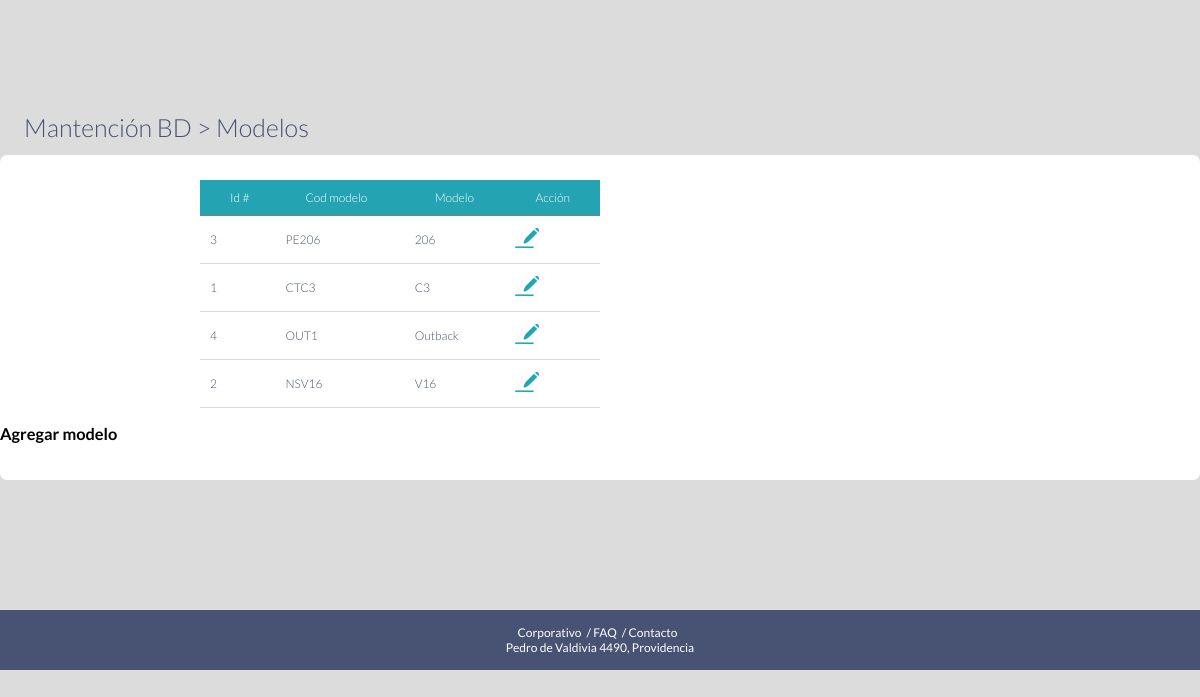
Page /editar_modelo/ on the committed database.
### web_base/models.py (models this page shows, shortened)
class ModeloVehiculo(models.Model):
    marca_modelo = models.OneToOneField(Marca,null=False,on_delete= models.CASCADE)
    cod_modelo= models.CharField(max_length=100, null=False,verbose_name="Código modelo")
    modelo = models.CharField(max_length=100, null=False,verbose_name="Modelo vehículo")
    creado_el = models.DateTimeField(auto_now_add=True, verbose_name='Creado el')
    class Meta:
        verbose_name = 'Modelo vehículo'
        verbose_name_plural = 'Modelos de vehículo'
        ordering = ['modelo']

### web_base/views.py (the view)
# urls.py: path('editar_modelo/',ModeloListView.as_view(),name='editar_modelo'),
class ModeloListView(ListView):
    model = ModeloVehiculo
    context_object_name= 'modelo'
    class Meta:
        ordering = ['modelo']
    def get_context_data(self,**kwarg):
        context = super().get_context_data(**kwarg)
        context['modelo'] = context['modelo'] #filtra las tareas del usuario que está logeado en el momento
        return context

### web_base/templates/web_base/modelovehiculo_list.html (shortened to what this page needs)
{% extends 'layout.html' %}
{% load static %}
{% block content %}
    <div class="titulos"><a href="{% url 'mantencion' %}">Mantención BD > </a>Modelos </div>
    <div id="base">
        <table class="tabla_general">
            <tr class="tr_general">
                <th class="th_general">Id #</th>
                <th class="th_general">Cod modelo</th>
                <th class="th_general">Modelo</th>
                <th class="th_general">Acción</th>
            </tr>
            {% for mod in modelo %}
                {% if mod.modelo and mod.cod_modelo %}
                <tr class="tr_general">
                    <td class="td_general">{{mod.id}}</td>
                    <td class="td_general">{{mod.cod_modelo}}</td>
                    <td class="td_general">{{mod.modelo }}</td>
                    <td class="td_general">
                        <a href="{% url 'editar_modelo' %}{{mod.id}}">
                            <img src="{% static 'iconos/editar.png' %}" alt="Editar">
                        </td>
                </tr>
                {% endif %}
            {% endfor %}
            </table>
        <p>
            <a href="{% url 'editar_modelo' %}"><h3>Agregar modelo</h3></a>
            </p>
    </div>
{% endblock %}

### web_base/static/css/style.css (style rules this page uses)
body { background: rgb(220, 220, 220); font-family: 'Lato', sans-serif; color: #485272; margin-left: 0; margin-top:40px; width: 100%; height:100%; }
a { text-decoration: none!important; color: black; }
html { scroll-behavior: smooth; }
#base { background: white; border-radius: 7px; padding-top: 5px; padding-left: 0px; padding-bottom: 20px; margin-top: 13px; margin-bottom: 130px; font-size: 14px; }
.titulos { margin-top: 100px; font-weight: 350; margin-top: 30px; font-size: 25px; padding-left: 24px; color:#485272; padding-top:72px; }
.titulos a { color:#485272; }
table { width: 100%; text-align: left; border-collapse:collapse ; margin-top: 20px; margin-left: 0; }
th,td { padding:10px; font-weight: 300; font-size: 12px; }
th { background-color: #24a4b2; border-bottom: solid 1px grey; color:white; }
tr:nth-child(even) { background-color: rgb(236, 235, 235); }
.tabla_general { width: 400px; text-align: left; border-collapse:collapse ; margin-left: 200px; }
.tr_general { border-bottom: 1px solid rgb(218, 218, 218); }
.tr_general:nth-child(even) { background-color:white; border-bottom: 1px solid rgb(218, 218, 218); }
.td_general { padding-left: 10px; }
.th_general { padding-left: 30px; }

### rows in the picture
ModeloVehiculo: id "3", cod_modelo "PE206", modelo "206"
ModeloVehiculo: id "1", cod_modelo "CTC3", modelo "C3"
ModeloVehiculo: id "4", cod_modelo "OUT1", modelo "Outback"
ModeloVehiculo: id "2", cod_modelo "NSV16", modelo "V16"
